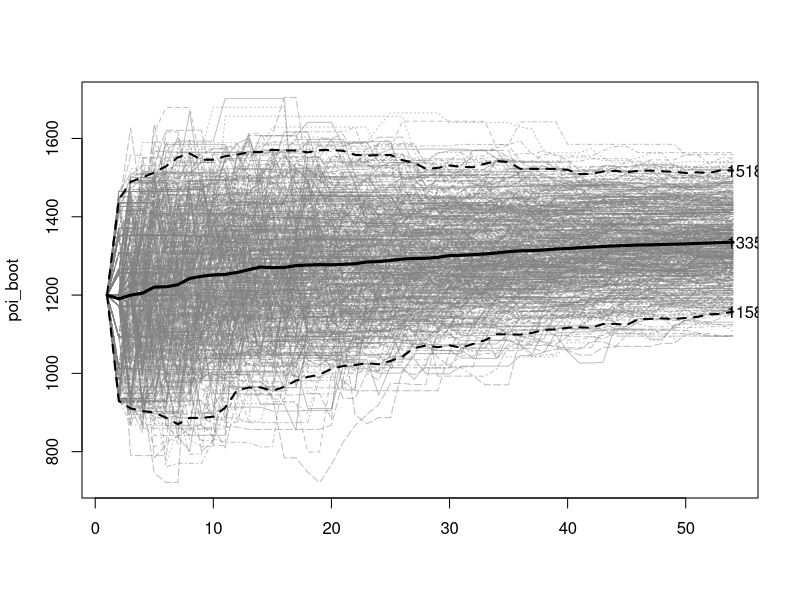

Here is the R script that generated this plot:
dat = read.table("./basketball_scores.txt", sep = ",", header = FALSE)

### Bootstrap
poi = "racer"
# bsamp_size = 500
bsamp_size = NROW(dat)+1
bsamp = 500
poi_boot = matrix(0, bsamp_size, bsamp)
y = dat

for (boot in 1:bsamp){

samp = sample(NROW(y), bsamp_size-1, replace = TRUE)
dat = y[samp,]

n = NROW(dat)

# Make a function that takes in team rating and number of games played
# by each player and compute the new ratings. Use inside the loop.
# Can also be used to calculate ratings for hypothetical games.


# Need to standardize game length (7 (6) or 14 (12) minutes only)
# Or just use the observed score as Score / Time (still need time)
# Or consider something like percent of points won by: 10 to 11 is different than 100 to 101

# Starting rating for all players
starting_rating = 1200

# minimum score
min_score = 600

# like it sounds (involved in calculation of observed and expected scores)
logistic_scale = 5

# For every point_diff rating points that team A is higher
# than team B, team A must score 1 more point to increase
# their rating (involved in calculation of expected score only)
point_diff = 40

# K-factor groups
K.group = c(600, 1000, 1400, 1800, 2200, 2600, Inf)
# K.val = c(120, 96, 72, 48, 24)*2
# K.val = c(120, 96, 72, 48, 24, 12)*2
K.val = c(6, 5, 4, 3, 2, 1) * 40

c(120, 96, 72, 48, 24)*2
c(120, 96, 72, 48, 24, 12)*2
c(6, 5, 4, 3, 2, 1) * 40

# Multiply K.factor by K.game(ngames) --- First few games should have volatile
# changes to ratin, but the impact grows less and elss over time
K.game = function(n){
    out = double(length(n))
    for (i in 1:length(n)){
        if (n[i] <= 10)
            out[i] = 4
        if (n[i] > 10 && n[i] <= 20)
            out[i] = 2
        if (n[i] > 20 && n[i] <= 30)
            out[i] = 1
        if (n[i] > 30)
            out[i] = 1/2
        }
    return (out)
    }


# K.val represents the largest possible change, within a certain
# tier, between two evenly matched opponents
# The smallest change (a 1-point victory) is roughly K.val/20
# These are assuming the first K.game[1] games have already been played

# Function for changing K.fac multiplayer in a team
team_func = function(n) 1/sqrt(n)




team.A = strsplit(as.character(dat[,1]), " ")
team.B = strsplit(as.character(dat[,2]), " ")

A.score = as.numeric(sapply(team.A, function(x) tail(x, 1)))
B.score = as.numeric(sapply(team.B, function(x) tail(x, 1)))

team.A = lapply(team.A, function(x) x[-length(x)])
team.B = lapply(team.B, function(x) x[-length(x)])


# Get players
players = unique(c(unlist(lapply(strsplit(as.character(dat[,1]), " "), function(x) x[-length(x)])),
    unlist(lapply(strsplit(as.character(dat[,2]), " "), function(x) x[-length(x)]))))
players = sort(players)



scores = matrix(0, n + 1, length(players))
ngames = matrix(0, n + 1, length(players))
nwin = matrix(0, n + 1, length(players))
nloss = matrix(0, n + 1, length(players))
scores[1,] = rep(starting_rating, length(players))
# scores[1,] = ending
colnames(scores) = players

for (i in 1:n){
    # Carry over the scores
    scores[i+1, ] = scores[i, ]
    scores[i+1, ] = scores[i, ]

    # Carry over number of games
    ngames[i+1, ] = ngames[i, ]
    nwin[i+1, ] = nwin[i, ]
    nloss[i+1, ] = nloss[i, ]

    # Get index for winners and losers
    A.ind = which(players %in% team.A[[i]])
    B.ind = which(players %in% team.B[[i]])

    # Use mean of player scores to determine team score
    R_A = mean(scores[i, A.ind])
    R_B = mean(scores[i, B.ind])

    # Expected score for the winners
    E_A = 1 / (1 + exp((R_B - R_A) / (logistic_scale*point_diff)))

    # Expected score for the losers
    E_B = 1 - E_A
    
    # K-factor (adjusted by number of players on the team)
    K.fac = double(length(players))
#   K.fac[c(A.ind, B.ind)] = 48
    for (j in A.ind){
        for (k in 1:length(K.val))
            if (scores[i, j] >= K.group[k] & scores[i, j] < K.group[k+1])
                K.fac[j] = K.val[k]
        }
    for (j in B.ind){
        for (k in 1:length(K.val))
            if (scores[i, j] >= K.group[k] & scores[i, j] < K.group[k+1])
                K.fac[j] = K.val[k]
        }

    # Reduce K-factor by size of the team
    K.fac[A.ind] = K.fac[A.ind] * team_func(length(A.ind))
    K.fac[B.ind] = K.fac[B.ind] * team_func(length(B.ind))

    # Adjust K-factor by number of games played
    K.fac[A.ind] = K.fac[A.ind] * K.game(ngames[i, A.ind])
    K.fac[B.ind] = K.fac[B.ind] * K.game(ngames[i, B.ind])

    # Calculate observed as using the score difference (max 10 point diff)
#   S_A = (min(win.score[i] - loss.score[i], 10) + 10) / 20
#   S_B = 1 - S_A
    S_A = 1 / (1 + exp((B.score[i] - A.score[i]) / logistic_scale))
    S_B = 1 - S_A

    # Adjust player scores
    # Team A won or tied (A.score >= B.score), but not by enough (S_A <= E_A),
    # but still don't decrease the score
    if ( (A.score[i] >= B.score[i]) && (S_A <= E_A) )
        K.fac[A.ind] = 0
    # Same for B
    if ( (B.score[i] >= A.score[i]) && (S_B <= E_B) )
        K.fac[B.ind] = 0

    scores[i+1, A.ind] = scores[i, A.ind] + K.fac[A.ind]*(S_A - E_A)
    scores[i+1, B.ind] = scores[i, B.ind] + K.fac[B.ind]*(S_B - E_B)

    # No player's score can drop below 600
    scores[i+1, scores[i+1,] < min_score] = min_score

    ngames[i+1, A.ind] = ngames[i, A.ind] + 1
    ngames[i+1, B.ind] = ngames[i, B.ind] + 1

    if (A.score[i] > B.score[i]){
        nwin[i+1, A.ind] = nwin[i, A.ind] + 1
        nloss[i+1, B.ind] = nloss[i, B.ind] + 1
        }
    if (B.score[i] > A.score[i]){
        nwin[i+1, B.ind] = nwin[i, B.ind] + 1
        nloss[i+1, A.ind] = nloss[i, A.ind] + 1
        }

    }

# around = c("austen", "lai", "mickey", "racer", "tony", "trevor")
# ending = tail(scores, 1)
# ind = which(colnames(scores) %in% around)
# ind = 1:8
# scores = scores[,ind]
# ngames = ngames[,ind]
# nwin = nwin[,ind]
# nloss = nloss[,ind]

# Official scores
round(scores)

tail(round(scores), 10)
tail(scores, 8)

final_score = round(tail(scores, 1))
final_ngames = tail(ngames, 1)
final_nwin = tail(nwin, 1)
final_nloss = tail(nloss, 1)


card = rbind(final_score, final_ngames,
    final_nwin, final_nloss)

rownames(card) = c("ELO", "GP", "W", "L")
card = data.frame(card)

# The average score across all players over time (would like to see this increase)
# apply(scores, 1, mean)

# Change in player scores over time
# apply(scores, 2, diff)

# Player scores over time
# matplot(apply(scores, 2, diff))

# mm = apply(scores, 1, mean)
# dd = diff(apply(scores, 1, mean))
# cc = rep("black", n)
# cc[which(dd > 0)] = "green"
# cc[which(dd < 0)] = "red"
# 
# scores[scores == 1200] = NA
# matplot(scores)
# #lines(apply(scores, 1, mean))  # Average of all players over time
# segments(x0 = 1:n, x1 = 2:(n+1), y0 = mm[-(n+1)], y1 = mm[-1], col = cc)
# legend("bottomleft", legend = colnames(scores),
#     pch = c(as.character(c(1:9, 0)), letters, LETTERS), bty = 'n', col = (1:ncol(scores)-1) %% 6 + 1)

# Pick a random team based on scores
random.team = function(players, card, lowest = FALSE){
    n = length(players)
    k = choose(n, n/2) / 2    # Number of possible teams

    require(gtools)
    teamA = head(combinations(n, n/2), k)
    teamB = tail(combinations(n, n/2), k)[k:1,]
    rownames(teamB) = NULL

    if (any(apply(cbind(teamA, teamB), 1, function(x) length(unique(x))) != n))
        stop("problem with getting team combinations")

    scA = apply(teamA, 1, function(y) mean(unlist(card[players[y]][1,])))
    scB = apply(teamB, 1, function(y) mean(unlist(card[players[y]][1,])))
    
    dd = abs(scA - scB)
    pp = 1 - (dd - min(dd)) / diff(range(dd)) + 0.5
    pp = pp / sum(pp)

    pick = ifelse(lowest, which.max(pp), sample(k, 1, prob = pp))

    return (list("teamA"=players[teamA[pick,]], "ratingA" = round(scA[pick]),
        "teamB"=players[teamB[pick,]], "ratingB" = round(scB[pick]),
        "diff" = round(abs(scA[pick] - scB[pick]))))
    }

# team = c("mickey", "tony", "racer", "trevor", "seth", "lai")
# random.team(team, card, FALSE)

poi_boot[,boot] = scores[,colnames(scores) == poi]
scores[,colnames(scores) == poi]
}

matplot(poi_boot, type = 'l', col = rgb(0.5,0.5,0.5,0.5))
mmb = apply(poi_boot, 1, mean)
qqb1 = apply(poi_boot, 1, quantile, 0.025)
qqb2 = apply(poi_boot, 1, quantile, 0.975)
lines(mmb, lwd = 3)
lines(qqb1, lwd = 2, lty = 2)
lines(qqb2, lwd = 2, lty = 2)
text(NROW(dat)+2, tail(mmb, 1), round(tail(mmb, 1)))
text(NROW(dat)+2, tail(qqb1, 1), round(tail(qqb1, 1)))
text(NROW(dat)+2, tail(qqb2, 1), round(tail(qqb2, 1)))
